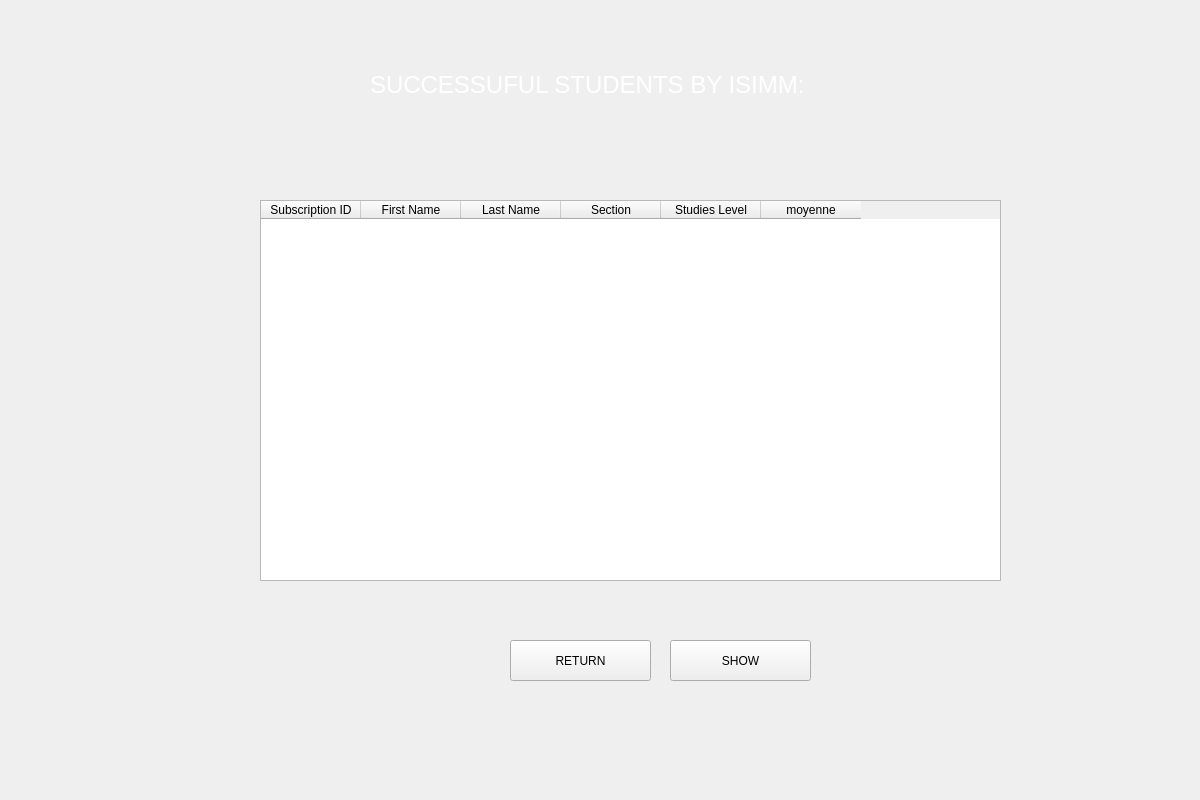
<?xml version="1.0" encoding="UTF-8"?>
<ui version="4.0">
 <class>Form</class>
 <widget class="QWidget" name="Form">
  <property name="geometry">
   <rect>
    <x>0</x>
    <y>0</y>
    <width>1200</width>
    <height>800</height>
   </rect>
  </property>
  <property name="windowTitle">
   <string>Form</string>
  </property>
  <widget class="QLabel" name="label">
   <property name="geometry">
    <rect>
     <x>370</x>
     <y>60</y>
     <width>511</width>
     <height>51</height>
    </rect>
   </property>
   <property name="text">
    <string>&lt;html&gt;&lt;head/&gt;&lt;body&gt;&lt;p&gt;&lt;span style=&quot; font-size:18pt;color:#fff &quot;&gt;SUCCESSUFUL STUDENTS BY ISIMM:&lt;/span&gt;&lt;/p&gt;&lt;/body&gt;&lt;/html&gt;</string>
   </property>
  </widget>
  <widget class="QPushButton" name="ok">
   <property name="geometry">
    <rect>
     <x>510</x>
     <y>640</y>
     <width>141</width>
     <height>41</height>
    </rect>
   </property>
   <property name="styleSheet">
    <string notr="true">font: 12pt &quot;Poppins&quot;;</string>
   </property>
   <property name="text">
    <string>RETURN</string>
   </property>
  </widget>
  <widget class="QPushButton" name="afficher">
   <property name="geometry">
    <rect>
     <x>670</x>
     <y>640</y>
     <width>141</width>
     <height>41</height>
    </rect>
   </property>
   <property name="styleSheet">
    <string notr="true">font: 12pt &quot;Poppins&quot;;</string>
   </property>
   <property name="text">
    <string>SHOW</string>
   </property>
  </widget>
  <widget class="QTableWidget" name="tableWidget">
   <property name="geometry">
    <rect>
     <x>260</x>
     <y>200</y>
     <width>741</width>
     <height>381</height>
    </rect>
   </property>
   <column>
    <property name="text">
     <string>Subscription ID</string>
    </property>
   </column>
   <column>
    <property name="text">
     <string>First Name</string>
    </property>
   </column>
   <column>
    <property name="text">
     <string>Last Name</string>
    </property>
   </column>
   <column>
    <property name="text">
     <string>Section</string>
    </property>
   </column>
   <column>
    <property name="text">
     <string>Studies Level</string>
    </property>
   </column>
   <column>
    <property name="text">
     <string>moyenne</string>
    </property>
   </column>
  </widget>
 
  <widget class="QLabel" name="label_2">
   <property name="geometry">
    <rect>
     <x>-280</x>
     <y>-10</y>
     <width>1851</width>
     <height>821</height>
    </rect>
   </property>
   <property name="text">
    <string/>
   </property>
   <property name="pixmap">
    <pixmap>bg.jpg</pixmap>
   </property>
   <property name="scaledContents">
    <bool>true</bool>
   </property>
  </widget>
  <zorder>label_2</zorder>
  <zorder>label</zorder>
  <zorder>ok</zorder>
  <zorder>afficher</zorder>
  <zorder>tableWidget</zorder>
  <zorder>label_3</zorder>
 </widget>
 <resources/>
 <connections/>
</ui>
